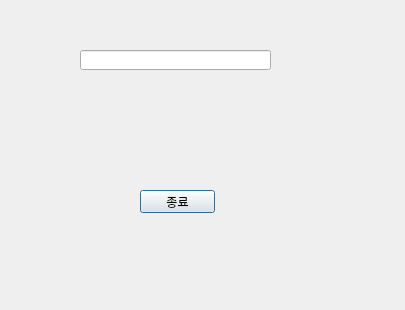
<?xml version="1.0" encoding="UTF-8"?>
<ui version="4.0">
 <class>Dialog</class>
 <widget class="QDialog" name="Dialog">
  <property name="geometry">
   <rect>
    <x>0</x>
    <y>0</y>
    <width>405</width>
    <height>310</height>
   </rect>
  </property>
  <property name="windowTitle">
   <string>Dialog</string>
  </property>
  <widget class="QLineEdit" name="lineEditDlg">
   <property name="geometry">
    <rect>
     <x>80</x>
     <y>50</y>
     <width>191</width>
     <height>20</height>
    </rect>
   </property>
  </widget>
  <widget class="QPushButton" name="pushButton">
   <property name="geometry">
    <rect>
     <x>140</x>
     <y>190</y>
     <width>75</width>
     <height>23</height>
    </rect>
   </property>
   <property name="text">
    <string>종료</string>
   </property>
  </widget>
 </widget>
 <resources/>
 <connections/>
</ui>
